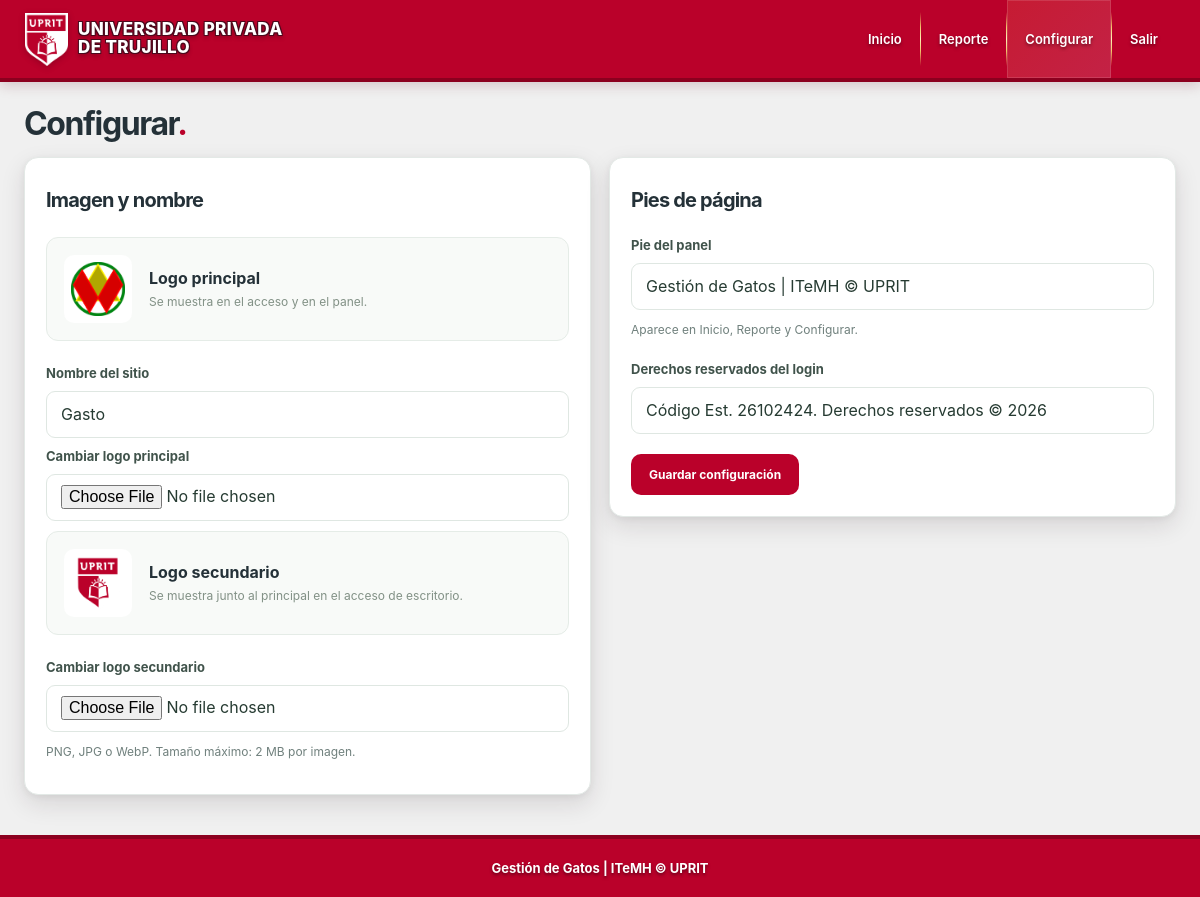
/configurar (signed in), run on an earlier commit of the app's database.
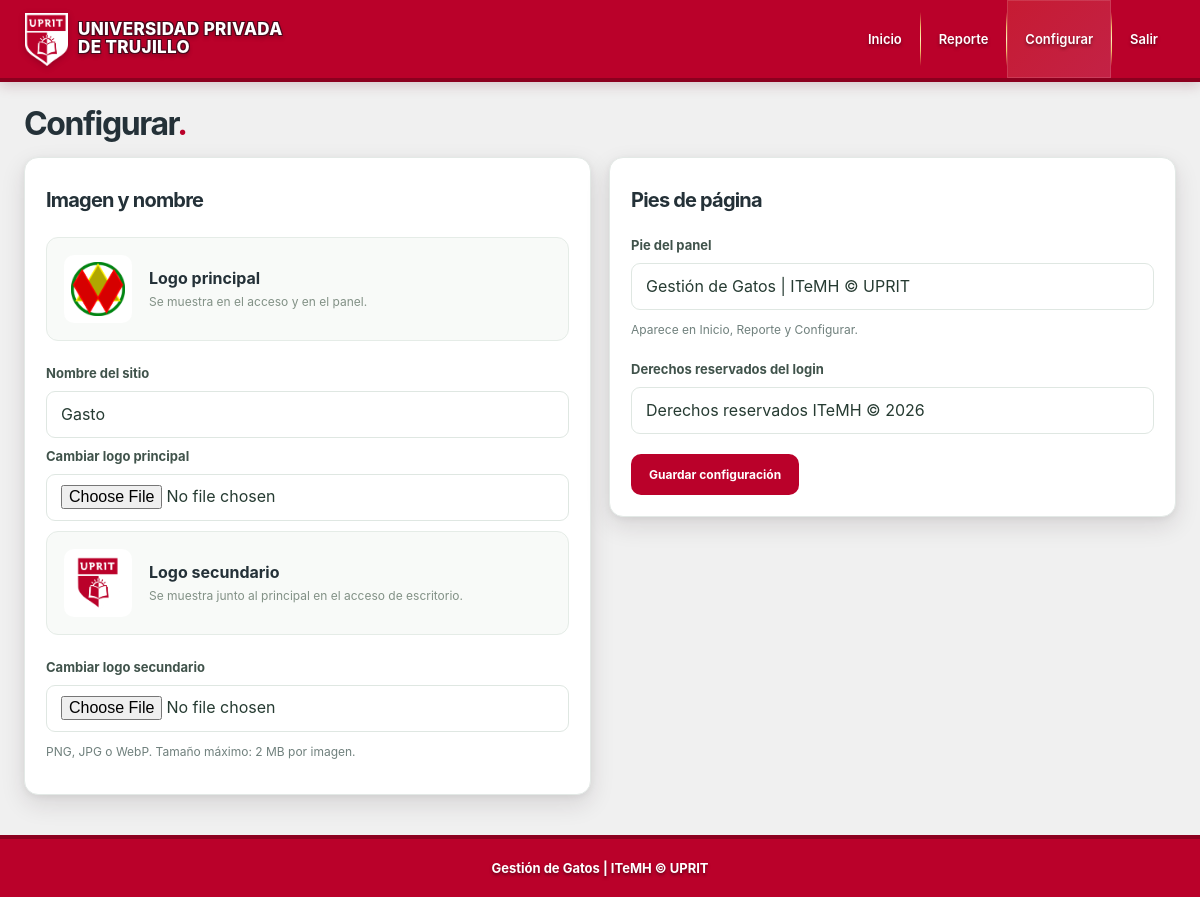
And on a later commit of the database.
### tables this page shows
CREATE TABLE configuracion (
            id INTEGER PRIMARY KEY CHECK (id = 1),
            nombre TEXT NOT NULL,
            logo BLOB,
            logo_mime TEXT,
            logo_version INTEGER NOT NULL DEFAULT 0
        , logo_secundario BLOB, logo_secundario_mime TEXT, logo_secundario_version INTEGER NOT NULL DEFAULT 0, pie_panel TEXT NOT NULL DEFAULT 'Derechos reservados ITeMH © Universidad Privada de Trujillo', pie_login TEXT NOT NULL DEFAULT 'Derechos reservados ITeMH © 2026', marca_login TEXT NOT NULL DEFAULT 'UPRIT');

### app.py (the view, shortened to what this page needs)
@app.route("/configurar", methods=["GET", "POST"])
@login_required
def configurar():
    session["csrf_config"] = secrets.token_urlsafe(32)
    return render_template("configurar.html", csrf_token=session["csrf_config"], config=configuracion_actual())

### app.py (called while the page is built)
@contextmanager
def db():
    connection = sqlite3.connect(DB_PATH)
    connection.row_factory = sqlite3.Row
    try:
        with connection:
            yield connection
    finally:
        connection.close()

def configuracion_actual():
    with db() as connection:
        return connection.execute("""SELECT nombre, logo_version, logo IS NOT NULL AS tiene_logo,
            logo_secundario_version, logo_secundario IS NOT NULL AS tiene_logo_secundario,
            pie_panel, pie_login
            FROM configuracion WHERE id = 1""").fetchone()

@app.context_processor
def branding():
    config = configuracion_actual()
    return {"nombre_sitio": config["nombre"],
            "pie_panel": config["pie_panel"],
            "pie_login": config["pie_login"],
            "logo_url": url_for("logo_actual", tipo="principal", v=config["logo_version"]) if config["tiene_logo"] else url_for("static", filename="logo/rsy.png"),
            "logo_secundario_url": url_for("logo_actual", tipo="secundario", v=config["logo_secundario_version"]) if config["tiene_logo_secundario"] else url_for("static", filename="logo/uprit.png")}

def login_required(view):
    @wraps(view)
    def wrapped(*args, **kwargs):
        if not session.get("usuario"):
            return redirect(url_for("login"))
        return view(*args, **kwargs)
    return wrapped

### templates/configurar.html (shortened to what this page needs)
{% extends 'base.html' %}
{% block content %}
<main class="container settings-container">
  <div class="page-head"><div><h1>Configurar<span class="accent">.</span></h1></div></div>
  <form method="post" enctype="multipart/form-data" class="settings-page-form">
    <section class="panel settings-panel">
      <div class="panel-head"><div><h2>Imagen y nombre</h2></div></div>
      <div class="settings-form">
      <div class="settings-preview"><img src="{{ logo_url }}" alt="Logo principal actual"><div><strong>Logo principal</strong><small>Se muestra en el acceso y en el panel.</small></div></div>
      <label for="nombre">Nombre del sitio</label>
      <input id="nombre" name="nombre" value="{{ config.nombre }}" maxlength="40" minlength="2" required>
      <label for="logo">Cambiar logo principal</label>
      <input id="logo" name="logo" type="file" accept="image/png,image/jpeg,image/webp">
      <div class="settings-preview"><img src="{{ logo_secundario_url }}" alt="Logo secundario actual"><div><strong>Logo secundario</strong><small>Se muestra junto al principal en el acceso de escritorio.</small></div></div>
      <label for="logo_secundario">Cambiar logo secundario</label>
      <input id="logo_secundario" name="logo_secundario" type="file" accept="image/png,image/jpeg,image/webp">
      <p class="muted">PNG, JPG o WebP. Tamaño máximo: 2 MB por imagen.</p>
      </div>
    </section>
    <section class="panel settings-panel">
      <div class="panel-head"><div><h2>Pies de página</h2></div></div>
      <div class="settings-form">
      <label for="pie_panel">Pie del panel</label>
      <input id="pie_panel" name="pie_panel" value="{{ config.pie_panel }}" maxlength="160" minlength="5" required>
      <p class="muted">Aparece en Inicio, Reporte y Configurar.</p>
      <label for="pie_login">Derechos reservados del login</label>
      <input id="pie_login" name="pie_login" value="{{ config.pie_login }}" maxlength="120" minlength="5" required>
      <button class="button primary" type="submit">Guardar configuración</button>
      </div>
    </section>
  </form>
</main>
{% endblock %}

### templates/base.html (shortened to what this page needs)
<!doctype html>
<html lang="es">
<head>
  <link rel="stylesheet" href="{{ url_for('static', filename='style.css', v='37') }}">
</head>
<body class="{{ 'app-page' if session.get('usuario') else 'auth-page' }}">
  {% if session.get('usuario') %}
  <header class="topbar"><div class="topbar-inner"><a class="brand" href="{{ url_for('inicio') }}"><img class="brand-logo" src="{{ url_for('static', filename='logo/uprit.png') }}" alt="Logo UPRIT"> <span>UNIVERSIDAD PRIVADA<br>DE TRUJILLO</span></a><nav aria-label="Navegación principal"><a href="{{ url_for('inicio') }}" class="{{ 'active' if request.endpoint == 'inicio' else '' }}">Inicio</a><a href="{{ url_for('reporte') }}" class="{{ 'active' if request.endpoint == 'reporte' else '' }}">Reporte</a><a href="{{ url_for('configurar') }}" class="{{ 'active' if request.endpoint == 'configurar' else '' }}">Configurar</a><form action="{{ url_for('logout') }}" method="post"><button class="nav-button">Salir</button></form></nav></div></header>
  {% endif %}
  {% block content %}{% endblock %}
  {% if session.get('usuario') %}<footer class="app-footer"><div><span>{{ pie_panel }}</span></div></footer>{% endif %}
</body>
</html>

What changed in the data, as far as the page shows it:
changed configuracion "Gestión de Gatos | ITeMH © UPRIT": pie_login "Código Est. 26102424. Derechos reservados © 2026" → "Derechos reservados ITeMH © 2026"
